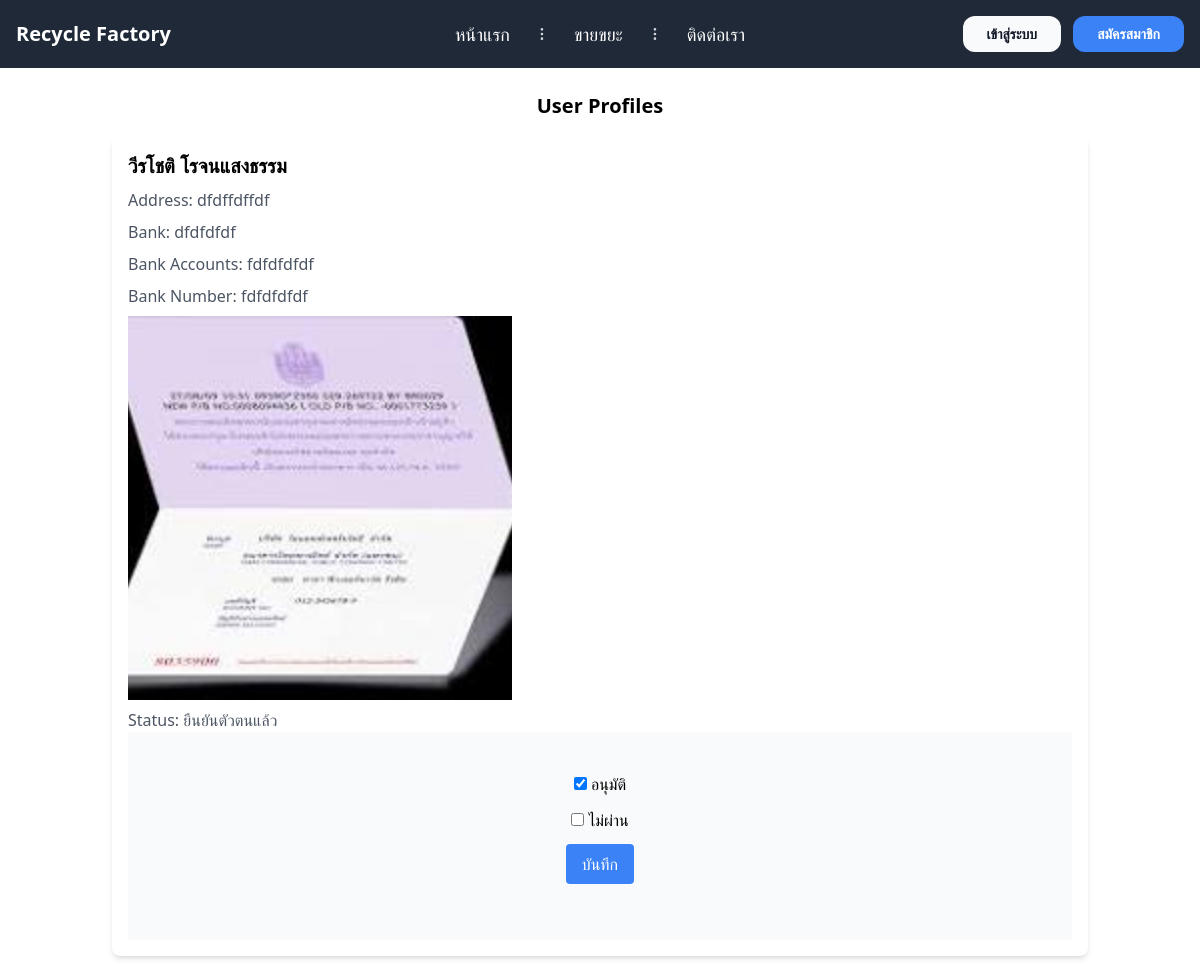
Before: /Factory/editestate/3/ with the older database file.
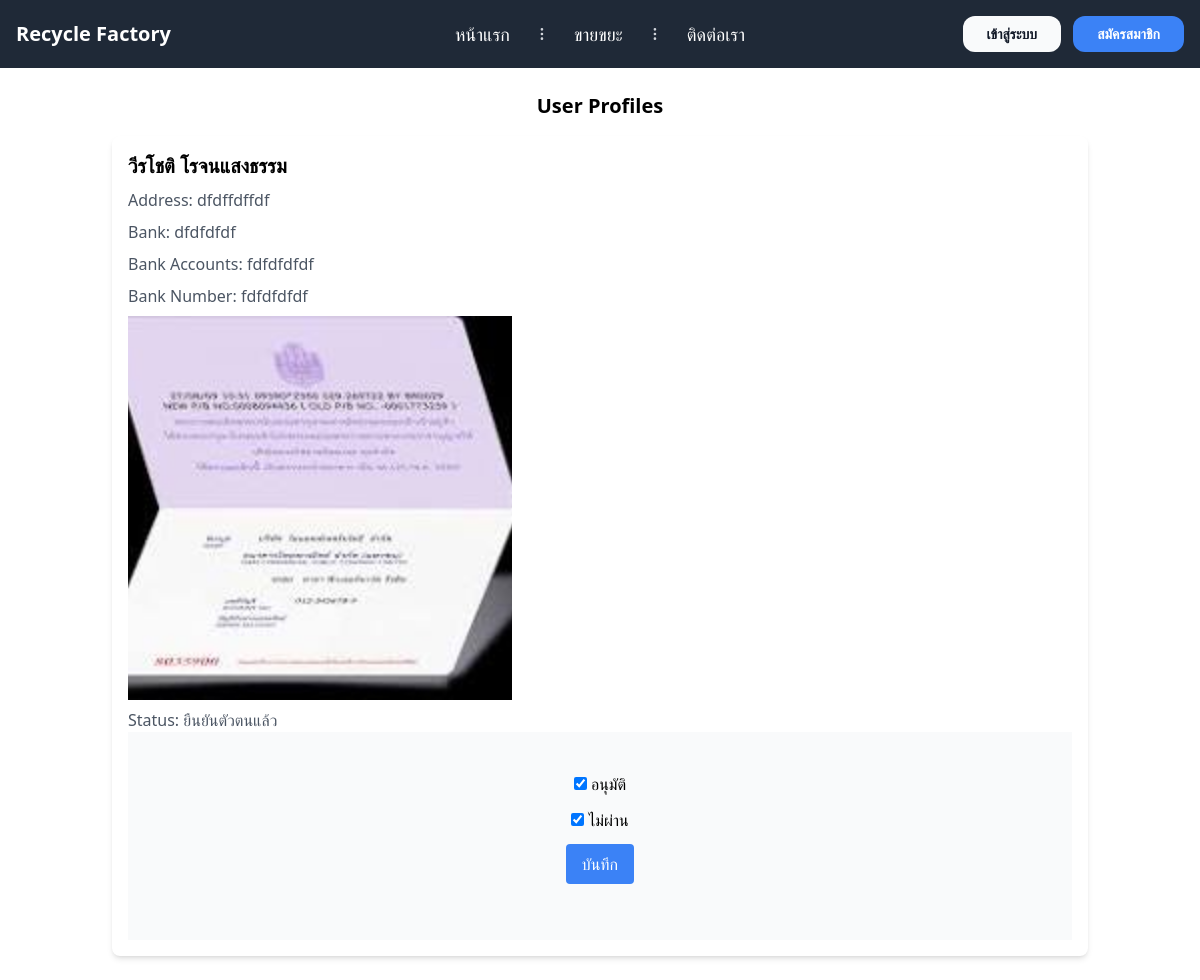
After: the same page with the newer database file.
### Member/models.py (models this page shows)
class Profile(models.Model):
    user = models.OneToOneField(User, on_delete=models.CASCADE, null=True, blank=True)
    first_name = models.CharField(max_length=150)
    last_name = models.CharField(max_length=150)
    address = models.TextField()
    bank = models.CharField(max_length=150)
    bank_accounts = models.CharField(max_length=350)
    bank_number = models.CharField(max_length=20)
    pass_bookQR = models.ImageField(upload_to='ImagePassBook/')
    status = models.BooleanField(default=False)
    cancel = models.BooleanField(default=False)

### Factory/views.py (the view)
# urls.py: path('editestate/<int:id>/',editestate,name='editestate')
def editestate(request,id):
    nfn = Profile.objects.get(pk=id)
    ed = EditStatus()
    if request.method == 'POST':
        ed = EditStatus(request.POST,instance=nfn)
        if ed.is_valid():
            ed.save()
            return redirect('cfidentity')
        else:
            ed = EditStatus(instance=nfn)
    else:
        ed = EditStatus(instance=nfn)
    return render(request,'factory/editstate.html',{'form':ed,'nfn':nfn})

### Factory/forms.py
class EditStatus(forms.ModelForm):
    class Meta:
        model = Profile
        fields = ['status','cancel']
        labels = {
            'status':'อนุมัติ',
            'cancel':'ไม่ผ่าน',
        }

### templates/factory/editstate.html (shortened to what this page needs)
{%  extends 'base.html' %}
{% load crispy_forms_tags %}
{% block content %}
    <div class="max-w-5xl mx-auto bg-white rounded p-6">
    <h1 class="text-xl font-bold text-center mb-4 ">User Profiles</h1>
    <div class="grid grid-cols-1 gap-4 max-w-5xl">
        <div class="bg-white p-4 rounded-lg shadow-md">
            <h2 class="text-xl font-bold mb-2">{{ nfn.first_name }} {{ nfn.last_name }}</h2>
            <p class="text-gray-600 mb-2 ">Address: {{ nfn.address }}</p>
            <p class="text-gray-600 mb-2">Bank: {{ nfn.bank }}</p>
            <p class="text-gray-600 mb-2">Bank Accounts: {{ nfn.bank_accounts }}</p>
            <p class="text-gray-600 mb-2">Bank Number: {{ nfn.bank_number }}</p>
            <img src="{{ nfn.pass_bookQR.url }}" alt="Passbook QR" class="w-96 h-96 object-cover mb-2">
            <p class="text-gray-600">Status: {% if nfn.status %} ยืนยันตัวตนแล้ว {% else %} ยังไม่ยืนยันตัวตน {% endif %}</p>
            <form action="" method="post" enctype="multipart/form-data" class="p-10 bg-gray-50 text-center">
                {{ form|crispy }}
                <div class="mb-4 text-center">
                    <button type="submit" class="bg-blue-500 text-white py-2 px-4 rounded hover:bg-blue-600 ">บันทึก</button>
                </div>
            </form>
        </div>
    </div>
</div>
{% endblock %}

Changed rows visible on the page:
changed Profile "วีรโชติ": cancel "☐" → "☑"
